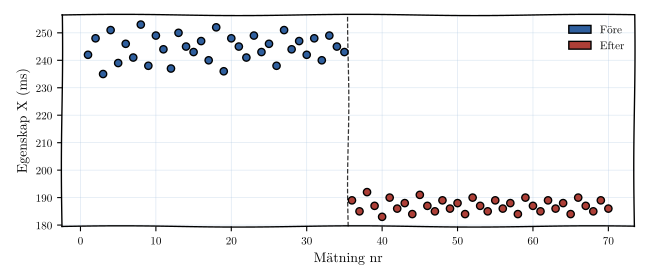

Python code for this plot:
import matplotlib.pyplot as plt
import matplotlib.font_manager as fm
import matplotlib.patches as mpatches
import numpy as np
from scipy import stats

# Matcha figurens typsnitt och storlek mot LaTeX-dokumentet
# (fontsize: 10pt, geometry: margin=1in => textbredd 6.5in, se garb.qmd).
# Använder samma Latin Modern-typsnitt som dokumentet, buntat i fonts/.
for _f in ("lmroman10-regular.otf", "lmroman10-bold.otf", "lmroman10-italic.otf"):
    fm.fontManager.addfont(f"fonts/{_f}")

plt.rcParams.update({
    "font.family": "Latin Modern Roman",
    "mathtext.fontset": "cm",
    "font.size": 10,
    "axes.labelsize": 10,
    "axes.titlesize": 10,
    "xtick.labelsize": 8,
    "ytick.labelsize": 8,
    "legend.fontsize": 8,
})

# Validerad, CVD-säker färgpalett samt linjebredd som delas mellan axlar,
# stänglar och punkter för ett enhetligt "handritat ingenjörsblock"-utseende.
FORE_COLOR, EFTER_COLOR = "#2f5f9e", "#ad3f37"
AXIS_LW = 1.0
SKETCH = dict(scale=0.45, length=170, randomness=1)

def sketch_spines(ax):
    for spine in ax.spines.values():
        spine.set_linewidth(AXIS_LW)
        spine.set_sketch_params(**SKETCH)

fore = [242, 248, 235, 251, 239, 246, 241, 253, 238, 249,
        244, 237, 250, 245, 243, 247, 240, 252, 236, 248,
        245, 241, 249, 243, 246, 238, 251, 244, 247, 242,
        248, 240, 249, 245, 243]

efter = [189, 185, 192, 187, 183, 190, 186, 188, 184, 191,
         187, 185, 189, 186, 188, 184, 190, 187, 185, 189,
         186, 188, 184, 190, 187, 185, 189, 186, 188, 184,
         190, 187, 185, 189, 186]

# Scatterplot över tid (fullbredd i dokumentet, 6.5in => inkludera med width=100%)
fig, ax = plt.subplots(figsize=(6.5, 2.8))
ax.set_axisbelow(True)
ax.grid(True, which='major', color='#a9c4e0', linewidth=0.5, alpha=0.4)
ax.scatter(range(1, 36), fore, s=28, facecolor=FORE_COLOR, edgecolor='black',
           linewidth=AXIS_LW, zorder=3)
ax.scatter(range(36, 71), efter, s=28, facecolor=EFTER_COLOR, edgecolor='black',
           linewidth=AXIS_LW, zorder=3)
vline = ax.axvline(35.5, color='#333333', linestyle='--', linewidth=0.9)
vline.set_sketch_params(scale=0.45, length=120, randomness=1)
sketch_spines(ax)
ax.set_xlabel('Mätning nr')
ax.set_ylabel('Egenskap X (ms)')
fore_handle = mpatches.Patch(facecolor=FORE_COLOR, edgecolor='black', linewidth=AXIS_LW, label='Före')
efter_handle = mpatches.Patch(facecolor=EFTER_COLOR, edgecolor='black', linewidth=AXIS_LW, label='Efter')
ax.legend(handles=[fore_handle, efter_handle], frameon=False)
plt.tight_layout()
plt.savefig('scatter.pdf')
plt.close()
